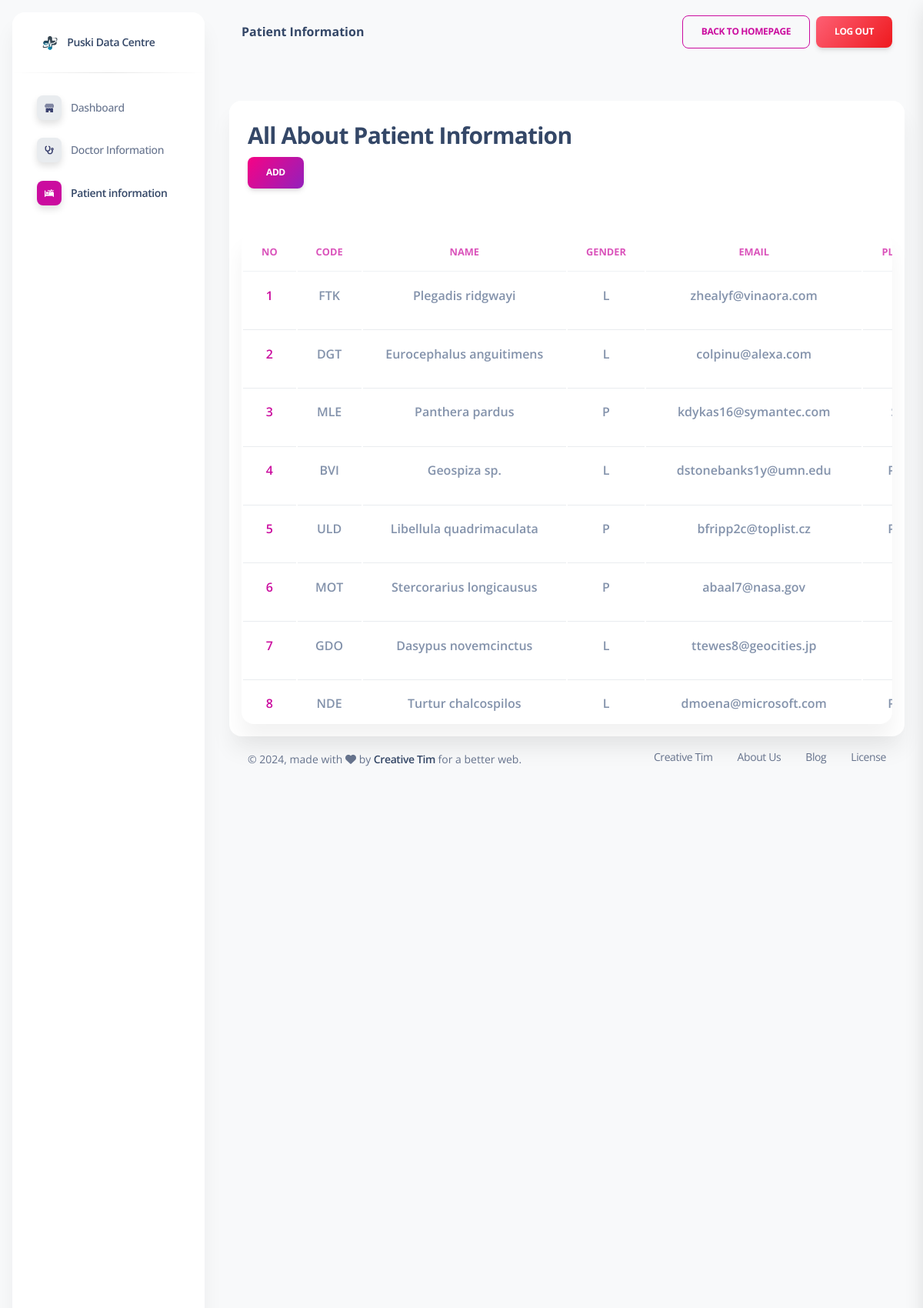
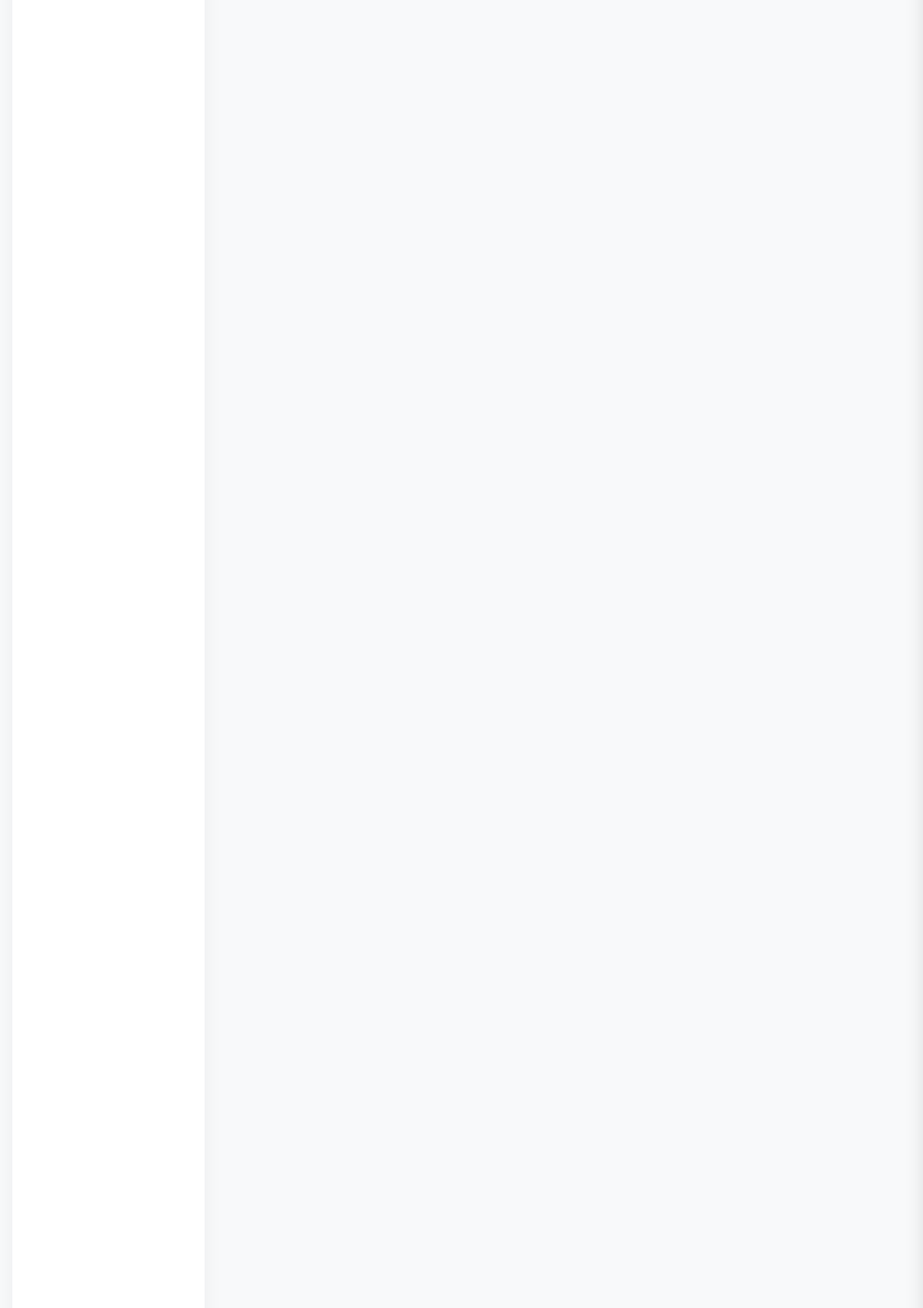
The page /patient-information.php (upper part) on the database its author committed (2 pictures, top to bottom).
### tables this page shows
CREATE TABLE pasien (
	id INT auto_increment NOT NULL,
	kode varchar(10) NOT NULL,
	nama varchar(45) NOT NULL,
	tmp_lahir varchar(30) NULL,
	tgl_lahir DATE NOT NULL,
	gender CHAR NOT NULL,
	email varchar(50) NULL,
	alamat varchar(100) NOT NULL,
	kelurahan_id INT NULL,
	CONSTRAINT pasien_pk PRIMARY KEY (id)
);

### patient-information.php (the view, shortened to what this page needs)
<?php
  require_once('database/dbkoneksi.php');
  $sql = "SELECT pasien.*, kelurahan.nama AS kelurahan FROM pasien JOIN kelurahan ON kelurahan.id = pasien.kelurahan_id";
  $patients = $dbh->query($sql);
?>
<!DOCTYPE html>
<html lang="en">
<head>
  <link href="src/assets/css/nucleo-icons.css" rel="stylesheet" />
  <link href="src/assets/css/nucleo-svg.css" rel="stylesheet" />
  <link href="src/assets/css/nucleo-svg.css" rel="stylesheet" />
  <link id="pagestyle" href="src/assets/css/soft-ui-dashboard.css?v=1.0.7" rel="stylesheet" />
</head>
<body class="g-sidenav-show  bg-gray-100">
  <aside class="sidenav navbar navbar-vertical navbar-expand-xs border-0 border-radius-xl my-3 fixed-start ms-3 " id="sidenav-main">
    <div class="sidenav-header">
      <a class="navbar-brand m-0" href="dashboard.php">
        <img src="src/assets/img/clinic's logo.png" alt="">
        <span class="ms-1 font-weight-bold">Puski Data Centre</span>
      </a>
    </div>
    <hr class="horizontal dark mt-0">
    <div class="collapse navbar-collapse  w-auto " id="sidenav-collapse-main">
      <ul class="navbar-nav">
        <li class="nav-item">
          <a class="nav-link" href="dashboard.php">
            <div class="icon icon-shape icon-sm shadow border-radius-md bg-white text-center me-2 d-flex align-items-center justify-content-center">
            </div>
            <span class="nav-link-text ms-1">Dashboard</span>
          </a>
        </li>
        <li class="nav-item">
          <a class="nav-link" href="doctor-information.php">
            <div class="icon icon-shape icon-sm shadow border-radius-md bg-white text-center me-2 d-flex align-items-center justify-content-center">
            </div>
            <span class="nav-link-text ms-1">Doctor Information</span>
          </a>
        </li>
        <li class="nav-item">
          <a class="nav-link active" href="patient-information.php">
            <div class="icon icon-shape icon-sm shadow border-radius-md bg-white text-center me-2 d-flex align-items-center justify-content-center">
            </div>
            <span class="nav-link-text ms-1">Patient information</span>
          </a>
        </li>
      </ul>
    </div>
  </aside>
  <main class="main-content position-relative max-height-vh-100 h-100 border-radius-lg ">
    <nav class="navbar navbar-main navbar-expand-lg px-0 mx-4 shadow-none border-radius-xl" id="navbarBlur" navbar-scroll="true">
      <div class="container-fluid py-1 px-3">
        <nav aria-label="breadcrumb">
          <h6 class="font-weight-bolder mb-0">Patient Information</h6>
        </nav>
        <div class="collapse navbar-collapse mt-sm-0 mt-2 me-md-0 me-sm-4" id="navbar">
          <ul class="navbar-nav justify-content-end ms-auto gap-2">
            <li class="nav-item d-flex align-items-center">
              <a href="index.php" class="nav-link text-body font-weight-bold px-0">
                <button type="button" class="btn btn-outline-primary my-auto">Back to HomePage</button>
              </a>
            </li>
            <li class="nav-item d-flex align-items-center">
              <a href="database/proses_login.php?proses=logout" class="nav-link text-body font-weight-bold px-0">
                <button type="button" class="btn bg-gradient-danger my-auto">Log Out</button>
              </a>
            </li>
          </ul>
        </div>
      </div>
    </nav>
    <div class="container-fluid py-4">
      <div class="row mt-4">
        <div class="col-lg-12 mb-lg-0 mb-4">
          <div class="card z-index-2">
          <div class="card-header">
              <h3>All About Patient Information</h3>
              <button type="button" class="btn bg-gradient-primary btn-block mb-3" data-bs-toggle="modal" data-bs-target="#exampleModalMessage">
              Add
            </button>
            </div>
            <div class="card-body p-3">
              <div class="card">
                <div class="table-responsive" style="height: 40rem;">
                  <table class="table align-items-center mb-0 text-center">
                    <thead>
                      <tr>
                        <th class="text-uppercase text-primary font-weight-bolder opacity-7" style="font-size: 0.8rem;">No</th>
                        <th class="text-uppercase text-primary font-weight-bolder opacity-7" style="font-size: 0.8rem;">Code</th>
                        <th class="text-uppercase text-primary font-weight-bolder opacity-7" style="font-size: 0.8rem;">Name</th>
                        <th class="text-uppercase text-primary font-weight-bolder opacity-7" style="font-size: 0.8rem;">Gender</th>
                        <th class="text-uppercase text-primary font-weight-bolder opacity-7" style="font-size: 0.8rem;">Email</th>
                        <th class="text-uppercase text-primary font-weight-bolder opacity-7" style="font-size: 0.8rem;">Place of Birth</th>
                      </tr>
                    </thead>
                    <tbody>
                      <?php $i = 1 ?>
                      <?php while($row = $patients->fetch()): ?>
                      <tr>
                        <td class="text-center">
                          <p class="text-primary font-weight-bold"><?= $i++ ?></p>
                        </td>
                        <td>
                          <p class="text-secondary font-weight-bold"><?= $row['kode'] ?></p>
                        </td>
                        <td>
                          <p class="text-secondary font-weight-bold"><?= $row['nama'] ?></p>
                        </td>
                        <td>
                          <p class="text-secondary font-weight-bold"><?= $row['gender'] ?></p>
                        </td>
                        <td>
                          <p class="text-secondary font-weight-bold"><?= $row['email'] ?></p>
                        </td>
                        <td>
                          <p class="text-secondary font-weight-bold"><?= $row['tmp_lahir'] ?></p>
                        </td>
                      </tr>
                      <?php endwhile; ?>
                    </tbody>
                  </table>
                </div>
              </div>
            </div>
          </div>
        </div>
      </div>
      <footer class="footer pt-3  ">
        <div class="container-fluid">
          <div class="row align-items-center justify-content-lg-between">
            <div class="col-lg-6 mb-lg-0 mb-4">
              <div class="copyright text-center text-sm text-muted text-lg-start">
                made with <i class="fa fa-heart"></i> by
                <a href="https://www.creative-tim.com" class="font-weight-bold" target="_blank">Creative Tim</a>
              </div>
            </div>
            <div class="col-lg-6">
              <ul class="nav nav-footer justify-content-center justify-content-lg-end">
                <li class="nav-item">
                  <a href="https://www.creative-tim.com" class="nav-link text-muted" target="_blank">Creative Tim</a>
                </li>
                <li class="nav-item">
                  <a href="https://www.creative-tim.com/presentation" class="nav-link text-muted" target="_blank">About Us</a>
                </li>
                <li class="nav-item">
                  <a href="https://www.creative-tim.com/blog" class="nav-link text-muted" target="_blank">Blog</a>
                </li>
                <li class="nav-item">
                  <a href="https://www.creative-tim.com/license" class="nav-link pe-0 text-muted" target="_blank">License</a>
                </li>
              </ul>
            </div>
          </div>
        </div>
      </footer>
    </div>
  </main>
</body>
</html>

### rows shown on the page
pasien: kode "FTK", nama "Plegadis ridgwayi", gender "L", email "zhealyf@vinaora.com"
pasien: kode "DGT", nama "Eurocephalus anguitimens", gender "L", email "colpinu@alexa.com"
pasien: kode "MLE", nama "Panthera pardus", gender "P", email "kdykas16@symantec.com"
pasien: kode "BVI", nama "Geospiza sp.", gender "L", email "dstonebanks1y@umn.edu"
pasien: kode "ULD", nama "Libellula quadrimaculata", gender "P", email "bfripp2c@toplist.cz"
pasien: kode "MOT", nama "Stercorarius longicausus", gender "P", email "abaal7@nasa.gov"
pasien: kode "GDO", nama "Dasypus novemcinctus", gender "L", email "ttewes8@geocities.jp"
pasien: kode "NDE", nama "Turtur chalcospilos", gender "L", email "dmoena@microsoft.com"
